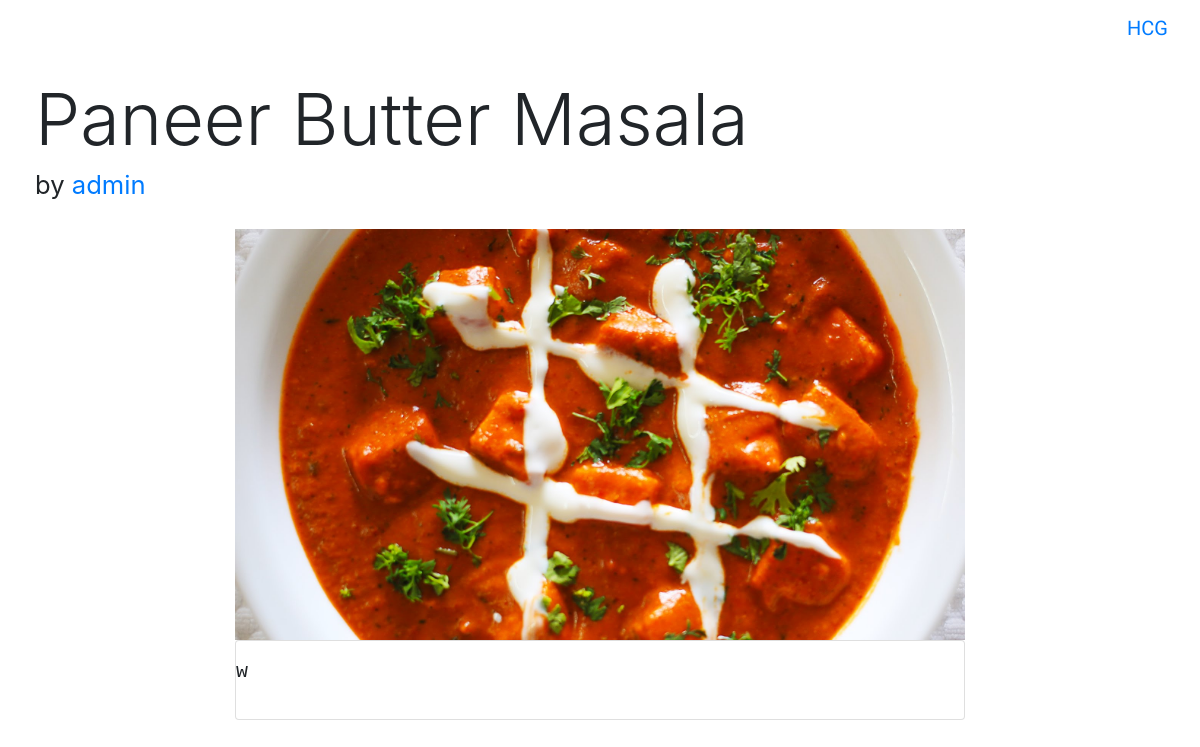
Screenshot of /HCG/8/ (signed in) with the database file from the repository.
### HCG/models.py (models this page shows, shortened)
class Dish(models.Model):
    dishName = models.CharField(max_length = 250)
    dishRating = models.IntegerField(default=0)
    dishPublisher = models.ForeignKey(User)
    dishCategory = models.CharField(max_length=10,choices=(('Food','Food'),('Drink','Drink')))
    dishSteps = models.TextField(max_length = 5000)
    dishCoverImage = models.FileField()

### HCG/views.py (the view)
# urls.py: url(r'^(?P<pk>[0-9]+)/$',views.DishDetails),
def DishDetails(request,pk):
    if request.user.is_authenticated:
        dish = get_object_or_404(Dish,id=pk)
        template = loader.get_template('HCG/dishDetailTemplate.html')
        username = request.user.username
        context = {
            'dish': dish,
            'username': username
        }
        return HttpResponse(template.render(context, request))
    return HttpResponseRedirect('/HCG/loginPage')

### HCG/templates/HCG/dishDetailTemplate.html (shortened to what this page needs)
{% extends 'base.html' %}
{% block body %}
<div class="container-fluid" style="margin:20px">
    <div class="row">
        <div class="col-sm-10">
            <h2 class="display-3"> {{ dish.dishName }} </h2>
        </div>
    </div>
    <div class="row">
        <div class="col-sm-10">
            <h2><small>by <a href="/HCG/profile/?q={{dish.dishPublisher.username}}">{{dish.dishPublisher.username}}</a></small></h2>
        </div>
    </div>
</div>
<div class="container">
    <div class="row">
        <div class="col-sm-8 offset-sm-2">
            <img src="{{dish.dishCoverImage.url}}" class="img-fluid">
            <div class="card card-block">
            <p><pre class="lead">{{dish.dishSteps}} </pre></p>
            </div>
        </div>
    </div>
</div>
{% endblock %}

### HCG/static/style.css (style rules this page uses)
body { background: white url("images/testbackground.jpg"); }

### rows the page displays
Dish: dishName "Paneer Butter Masala", dishPublisher.username "admin", dishCoverImage (picture), dishSteps "w"
